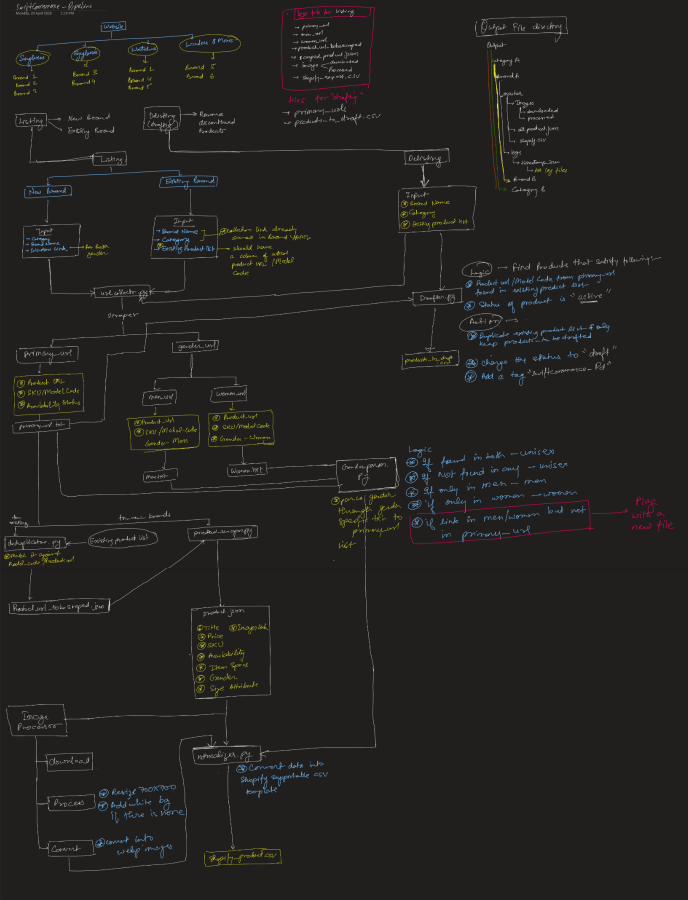
#> input picture shopify-pipeline/product_scraper.png, 1376 x 1800 px (shown at 1/2 size)
$ python -i image_processor.py   (imports and definitions only)
#> lines starting #> are read from the running program, lines starting #| are printed output that depends on the picture
"""
image_processor.py

Takes raw downloaded images for one product and produces processed versions
ready for Shopify upload.

Output path
───────────
  outputs/{brand}/listing/{timestamp}/images/{handle}/processed/

Filename convention: {sku}_{n}.webp  (n is 1-indexed)
If no sku is supplied, handle is used instead.

Processing rules (applied to every image)
──────────────────────────────────────────
  Transparent image (cutout):
    • Detect: mode == "RGBA" and minimum alpha value < 255
    • Place on a white 700×700 canvas
    • Scale image to fit within 630×630 (90 % of canvas), centred

  Opaque image (lifestyle / solid):
    • Resize to fit within 700×700 maintaining aspect ratio
    • No padding, no cropping

  Both cases:
    • Convert to WebP at 90 % quality

Error handling
──────────────
  A single image failure logs a warning and is skipped — the pipeline
  continues with the remaining images.
  Missing Pillow raises ImportError with install instructions.

Public API
──────────
process_images(raw_paths, handle, ctx, sku="") -> list[str]
    Returns list of paths to successfully processed images.
"""

import logging
from pathlib import Path
from typing import List

logger = logging.getLogger(__name__)

# Canvas dimensions used for all output images
_CANVAS_SIZE   = 700
_CUTOUT_SIZE   = int(_CANVAS_SIZE * 0.9)   # 630 px — cutout image max dimension

try:
    from PIL import Image
    _PIL_AVAILABLE = True
except ImportError:
    _PIL_AVAILABLE = False


# [49 lines left out: function process_images, not called in this run]


# ---------------------------------------------------------------------------
# Processing logic
# ---------------------------------------------------------------------------

def _load_and_process(raw_path: str) -> "Image.Image":
    """
    Open one raw image, apply the appropriate processing rule, and return
    a 700×700 (or smaller) RGB/RGBA Pillow image ready to save as WebP.
    """
#> called with raw_path = '../product_scraper.png'
    img = Image.open(raw_path)
#> img is the input picture: PIL image 1376x1800 RGBA; mean R, G, B, A 35.1, 34.2, 32.9, 255

    if _is_transparent(img):
        return _process_cutout(img)
    else:
        return _process_opaque(img)


def _is_transparent(img: "Image.Image") -> bool:
    """
    Return True when the image has an alpha channel and at least one pixel
    with alpha < 255 (i.e. it is a cutout / transparent PNG).
    """
    if img.mode != "RGBA":
        return False
    # getextrema() on the alpha channel returns (min, max)
    alpha_min = img.split()[3].getextrema()[0]
#> alpha_min = 255
    return alpha_min < 255


# [18 lines left out: function _process_cutout, not called in this run]


def _process_opaque(img: "Image.Image") -> "Image.Image":
    """
    Resize an opaque (lifestyle / solid) image to fit within 700×700,
    maintaining aspect ratio with no padding or cropping.
    """
    if img.mode not in ("RGB", "L"):
        img = img.convert("RGB")
#> img: PIL image 1376x1800 RGB

    img.thumbnail((_CANVAS_SIZE, _CANVAS_SIZE), Image.LANCZOS)
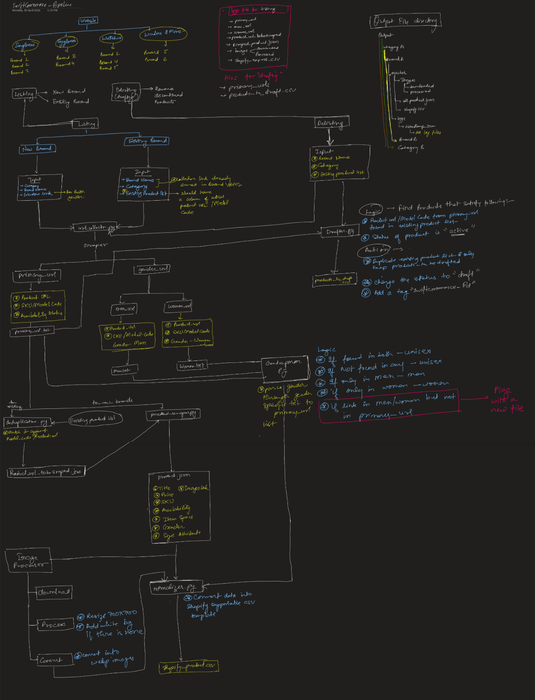
#> img: PIL image 535x700 RGB; mean R, G, B 35.1, 34.2, 32.9
    return img

>>> result = _load_and_process('../product_scraper.png')
